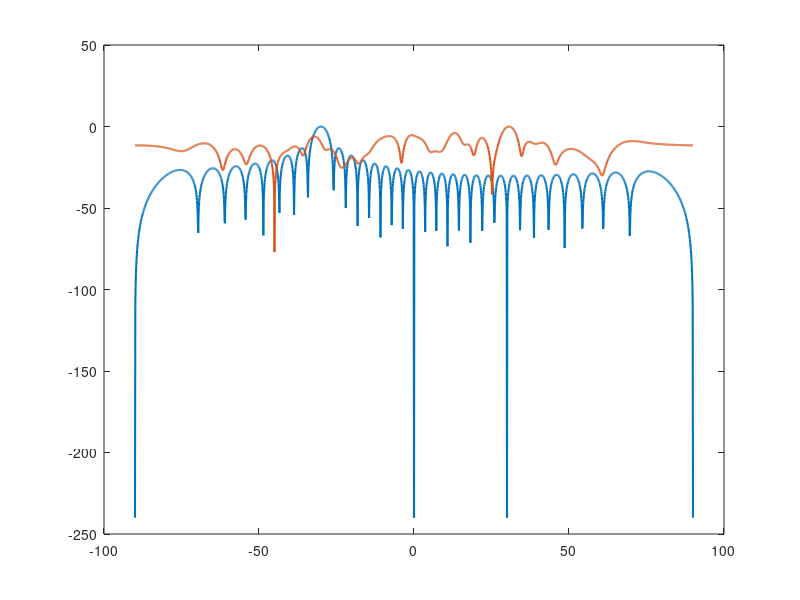

Here is the MATLAB script that generated this plot: (Note: this script raises an error after producing the figure.)
clear; clc; close all;

%% Constants

c = 3e8;
fc = 10e9;

lambda = c/fc;
d = lambda/2;

k = 2*pi/lambda;

%% Array

N = 32;
n = 0:N-1;

%% Angles

theta_desired = 30;
theta_jammer  = -45;

theta = -90:0.1:90;

%% Steering vectors

a_desired = exp(1j*k*d*n.'*sind(theta_desired));
a_jammer  = exp(1j*k*d*n.'*sind(theta_jammer));

%% Generate snapshots

Ns = 5000;

desired_signal = exp(1j*2*pi*0.03*(0:Ns-1));

jammer_signal  = 10 * ...
    exp(1j*2*pi*0.08*(0:Ns-1));

noise_power = 0.1;

noise = sqrt(noise_power/2) .* ...
    (randn(N,Ns)+1j*randn(N,Ns));

%% Received data

X = a_desired*desired_signal + ...
    a_jammer*jammer_signal + ...
    noise;

%% Covariance matrix

R = (X*X')/Ns;

%% Conventional beamformer

w_conv = exp(-1j*k*d*n.'*sind(theta_desired));

w_conv = w_conv/norm(w_conv);

%% MVDR beamformer

w_mvdr = (R\a_desired) / ...
         (a_desired'*(R\a_desired));

%% Compute patterns

AF_conv = zeros(size(theta));
AF_mvdr = zeros(size(theta));

for idx = 1:length(theta)

    a = exp(1j*k*d*n.'*sind(theta(idx)));

    AF_conv(idx) = abs(w_conv' * a);

    AF_mvdr(idx) = abs(w_mvdr' * a);

end

%% Normalize

AF_conv = AF_conv/max(AF_conv);
AF_mvdr = AF_mvdr/max(AF_mvdr);

AF_conv_dB = 20*log10(AF_conv + 1e-12);
AF_mvdr_dB = 20*log10(AF_mvdr + 1e-12);

%% Plot

figure;

plot(theta,AF_conv_dB,'LineWidth',1.5)
hold on

plot(theta,AF_mvdr_dB,'LineWidth',1.5)

xline(theta_desired,'--','Desired')
xline(theta_jammer,'--','Jammer')

grid on

xlabel('Angle (degrees)')
ylabel('Normalized Gain (dB)')

title('Conventional vs MVDR Beamformer')

legend('Conventional','MVDR')

ylim([-80 5])
xlim([-90 90])
